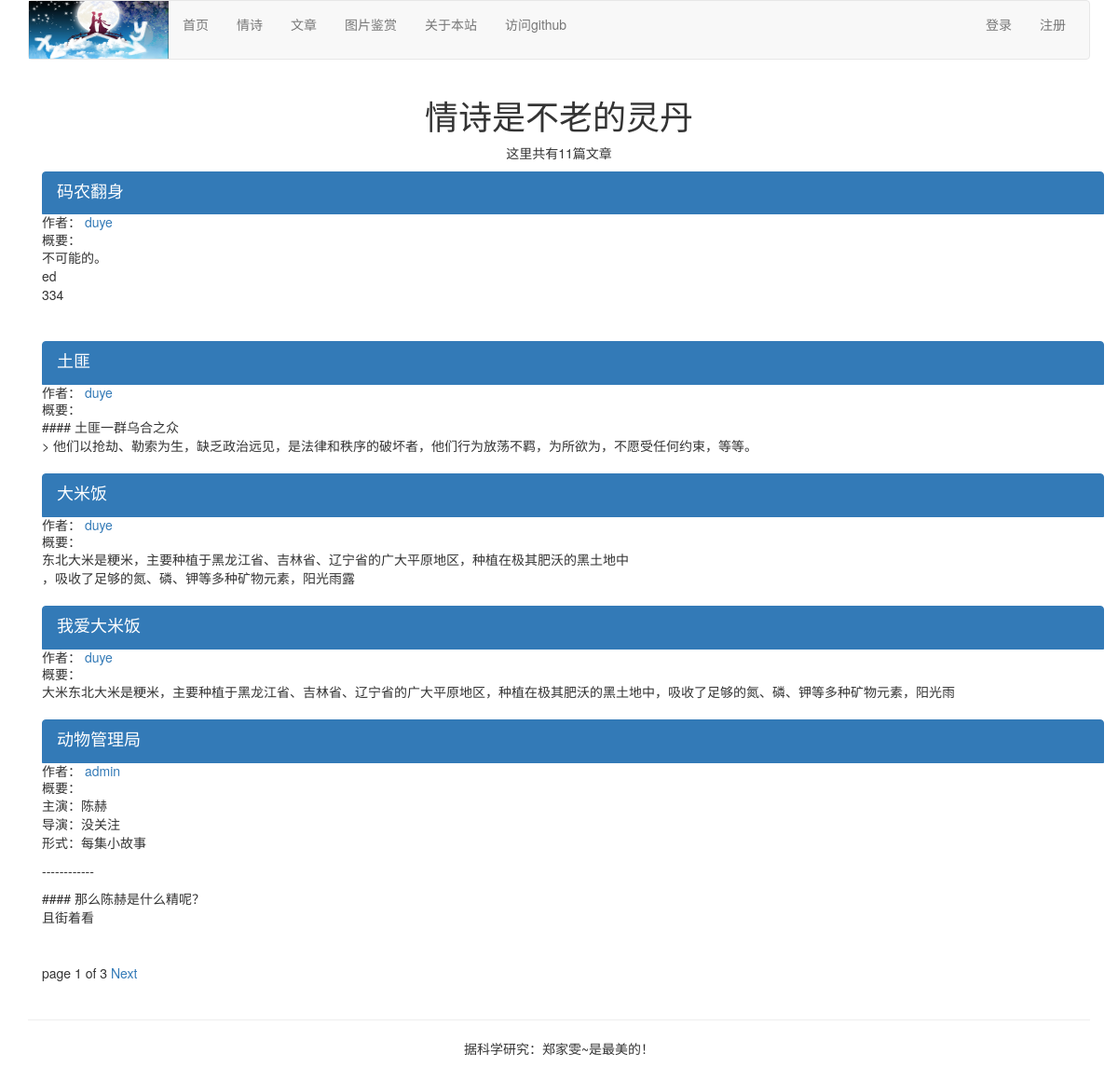
The page /article/list-article-titles/ on the database its author committed.
### article/models.py (models this page shows, shortened)
class ArticlePost(models.Model):
    author = models.ForeignKey(User, on_delete=models.CASCADE, related_name='article')
    title = models.CharField(max_length=200)
    slug = models.SlugField(max_length=500)
    column = models.ForeignKey(ArticleColumn, on_delete=models.CASCADE, related_name='article_column')
    body = models.TextField()
    created = models.DateTimeField(default=timezone.now)
    updated = models.DateTimeField(auto_now=True)
    users_like = models.ManyToManyField(User,related_name='articles_like',blank=True)
    article_tag = models.ManyToManyField(ArticleTag,related_name='article_tag',blank=True)
    class Meta:
        ordering = ('-updated',)
        index_together = (('id', 'slug'),)
    def get_url_path(self):
        return reverse('article:article_content',args=[self.id,self.slug])

### article/list_views.py (the view)
def article_titles(request,username=None):
    if username:
        user = User.objects.get(username=username)              #
        articles_title = ArticlePost.objects.filter(author=user) #
        try:
            userinfo = user.userinfo   #
        except:
            userinfo = None
    else:
        articles_title = ArticlePost.objects.all()
    paginator = Paginator(articles_title,5)      # 每页展示5个文章
    page = request.GET.get('page')
    try:
        current_page = paginator.page(page)
        articles = current_page.object_list
    except PageNotAnInteger:
        current_page = paginator.page(1)
        articles = current_page.object_list
    except EmptyPage:
        current_page = paginator.page(paginator.num_pages)
        articles = current_page.object_list
    if username:
        return render(request,'article/list/author_articles.html',
                      {'articles':articles,'page':current_page,'userinfo':userinfo,'user2':user}) #
    return render(request,'article/list/article_titles.html',
                  {'articles':articles,'page':current_page})

### article/templatetags/article_tags.py (called while the page is built)
@register.simple_tag
def total_articles():
    return ArticlePost.objects.count()

### templates/article/list/article_titles.html (shortened to what this page needs)
{% extends 'base.html' %}
{% load article_tags %}
{% block content %}
    <div class="row text-center vertical-middle-sm">
    <h1>情诗是不老的灵丹</h1>
    <P>这里共有{% total_articles %}篇文章</P>
    </div>
    <div class="container">
        {% for article in articles %}
        <div class="list-group">
            <a href="{{ article.get_url_path }}" class="list-group-item active">
                <h4 class="list-group-item-heading">{{ article.title }}</h4>
            </a>
                <P class="list-group-item-text">作者：
                    <a href="{% url 'article:author_articles' article.author.username %}">{{ article.author.username }}</a></P>
                <P class="list-group-item-text">概要：{{ article.body | slice:'70' | linebreaks }}</P>
        </div>
        {% endfor %}
    {% include 'paginator.html' %}
    </div>
{% endblock %}

### rows shown on the page
ArticlePost: title "码农翻身", author.username "duye", body "不可能的。 ed 334"
ArticlePost: title "土匪", author.username "duye", body "#### 土匪一群乌合之众 > 他们以抢劫、勒索为生，缺乏政治远见，是法律和秩序的破坏者，他们行为放荡不羁，为所欲为，不愿受任何约束，等等。"
ArticlePost: title "大米饭", author.username "duye", body "东北大米是粳米，主要种植于黑龙江省、吉林省、辽宁省的广大平原地区，种植在极其肥沃的黑土地中 ，吸收了足够的氮、磷、钾等多种矿物元素，阳光雨露"
ArticlePost: title "我爱大米饭", author.username "duye", body "大米东北大米是粳米，主要种植于黑龙江省、吉林省、辽宁省的广大平原地区，种植在极其肥沃的黑土地中，吸收了足够的氮、磷、钾等多种矿物元素，阳光雨"
ArticlePost: title "动物管理局", author.username "admin", body "主演：陈赫 导演：没关注 形式：每集小故事 ------------ #### 那么陈赫是什么精呢？ 且街着看"

### other values the page prints
{{ page.number }} "1"
{{ page.paginator.num_pages }} "3"
